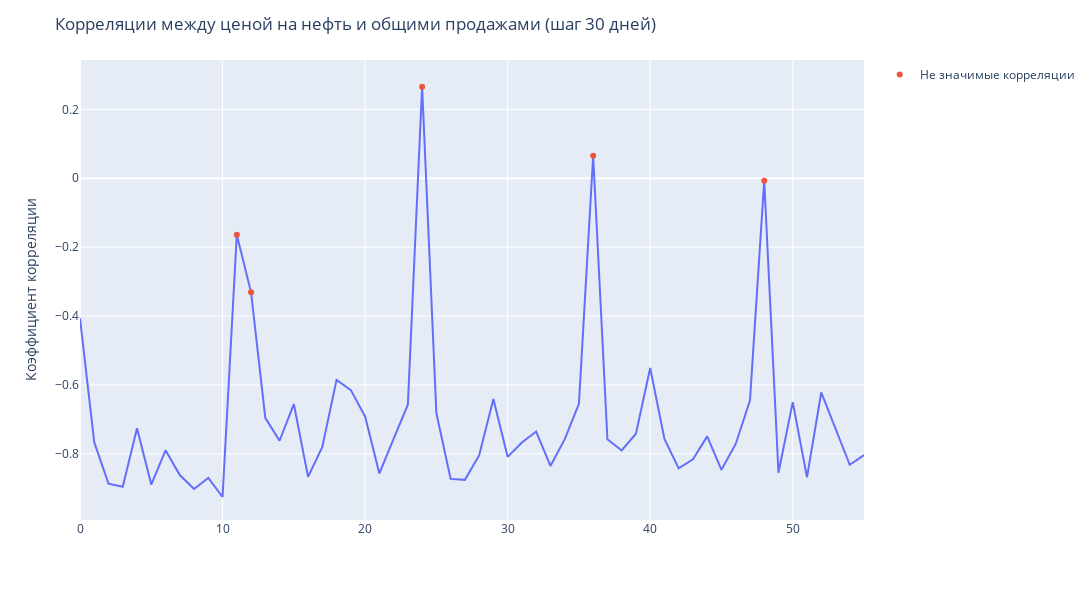

The code cell stored with this chart in its notebook:
### Code cell
fig = px.line(correlations_30_days, x=range(56), y='corr', labels={'x': '', 'corr': 'Коэффициент корреляции'})

fig.add_trace(go.Scatter(x=list(correlations_30_days_not_significant.index),
                    y=correlations_30_days_not_significant['corr'],
                    mode='markers',
                    name='Не значимые корреляции'))

fig.update_layout(
    autosize=False,
    width=1400,
    height=600,
    title_text='Корреляции между ценой на нефть и общими продажами (шаг 30 дней)'
)

fig.show()

display(Image(filename='img/oil_sales_30day_corr.png', width=1200))

### Figure 1 — Plotly figure (JSON) as saved in the notebook; plotly's stock layout.template omitted (floating-point values rounded to 4 significant figures)
{"data": [{"hovertemplate": "=%{x}<br>Коэффициент корреляции=%{y}<extra></extra>", "legendgroup": "", "line": {"color": "#636efa", "dash": "solid"}, "marker": {"symbol": "circle"}, "mode": "lines", "name": "", "orientation": "v", "showlegend": false, "type": "scatter", "x": [0, 1, 2, 3, 4, 5, 6, 7, 8, 9, 10, 11, 12, 13, 14, 15, 16, 17, 18, 19, 20, 21, 22, 23, 24, 25, 26, 27, 28, 29, 30, 31, 32, 33, 34, 35, 36, 37, 38, 39, 40, 41, 42, 43, 44, 45, 46, 47, 48, 49, 50, 51, 52, 53, 54, 55], "xaxis": "x", "y": [-0.4065, -0.7667, -0.8866, -0.8954, -0.7255, -0.8891, -0.7899, -0.8615, -0.9021, -0.8701, -0.9252, -0.1642, -0.3312, -0.6956, -0.762, -0.6554, -0.8669, -0.7796, -0.5853, -0.615, -0.6914, -0.8569, -0.7568, -0.6573, 0.2655, -0.6817, -0.8727, -0.8755, -0.8047, -0.6405, -0.8087, -0.767, -0.7352, -0.8351, -0.7581, -0.6546, 0.06514, -0.7576, -0.7901, -0.7415, -0.551, -0.7566, -0.8423, -0.8157, -0.7493, -0.8463, -0.7712, -0.6453, -0.007227, -0.855, -0.65, -0.8684, -0.6218, -0.7261, -0.8318, -0.8032], "yaxis": "y"}, {"mode": "markers", "name": "Не значимые корреляции", "type": "scatter", "x": [11, 12, 24, 36, 48], "y": [-0.1642, -0.3312, 0.2655, 0.06514, -0.007227]}], "layout": {"autosize": false, "height": 600, "legend": {"tracegroupgap": 0}, "margin": {"t": 60}, "title": {"text": "Корреляции между ценой на нефть и общими продажами (шаг 30 дней)"}, "width": 1400, "xaxis": {"anchor": "y", "domain": [0, 1], "title": {"text": ""}}, "yaxis": {"anchor": "x", "domain": [0, 1], "title": {"text": "Коэффициент корреляции"}}}}
